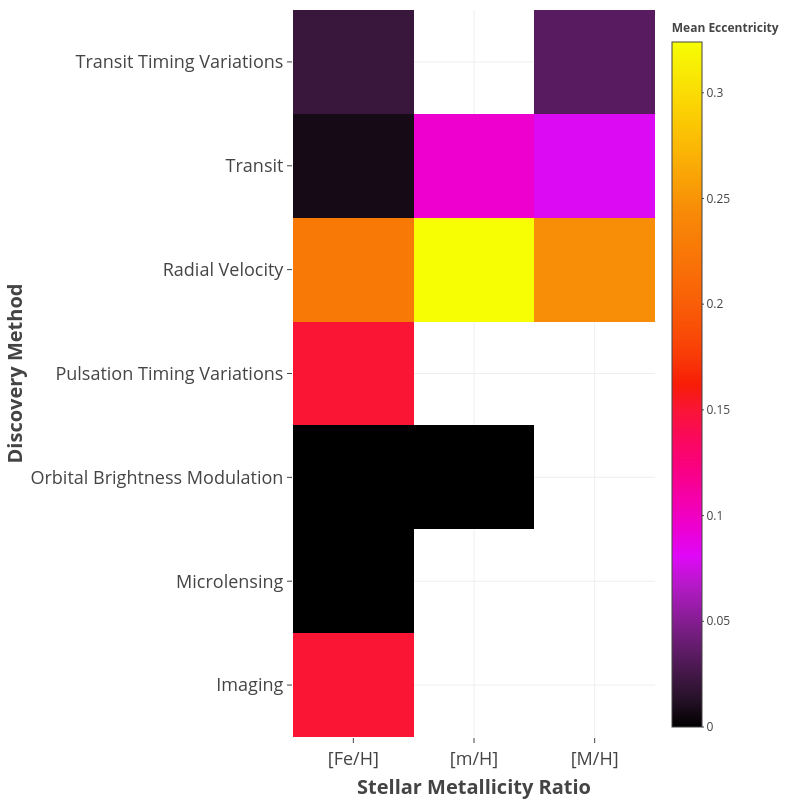

Here is the R script that generated this plot:

# Paths:
path_data = "data/"
path_lib = "renv/library/R-4.1/x86_64-pc-linux-gnu/"

# Packages:
require(dplyr, lib = path_lib)
require(readr, lib = path_lib)
require(RColorBrewer, lib = path_lib)
require(plotly, lib = path_lib)

# Dataset:
df = readr::read_csv(paste0(path_data, "nasa_exoplanets.csv")) %>%
         as.data.frame()
attr(df, "spec") = NULL
df_varnames = readr::read_csv(paste0(path_data, "nasa_exoplanets_var_names.csv")) %>%
                  as.data.frame()
attr(df_varnames, "spec") = NULL

# Variables:
x_var = "st_metratio"
x_var_name = (df_varnames %>%
                 dplyr::filter(var == x_var))$var_name
y_var = "discoverymethod"
y_var_name = (df_varnames %>%
                 dplyr::filter(var == y_var))$var_name
z_var = "pl_orbeccen"
z_var_name = (df_varnames %>%
                 dplyr::filter(var == z_var))$var_name

# Adapt the data:
df_plot = df %>%
              dplyr::select(all_of(x_var),
                            all_of(y_var),
                            all_of(z_var))
df_plot = df_plot %>% 
              tidyr::drop_na()
names(df_plot) = c("x_var", "y_var", "z_var")
my_formula = z_var ~ y_var + x_var
df_plot = xtabs(formula = my_formula,
                data = aggregate(formula = my_formula,
                                 data = df_plot,
                                 FUN = mean,
                                 drop = FALSE),
                na.action = "na.pass",
                sparse = TRUE)
x_vals = df_plot@Dimnames$x_var
y_vals = df_plot@Dimnames$y_var
df_plot = df_plot %>%
              as.matrix()

# Plot:
my_palette = c("#000000", "#E008F8", "#F81D08", "#F88A08", "#F7FE04")

p = plot_ly(
    x = x_vals,
    y = y_vals,
    z = df_plot,
    type = "heatmap",
    colors = my_palette,
    colorbar = list(
        title = paste0("<b>Mean ", z_var_name, "</b>"),
        len = 1
    ),
    hovertemplate = paste0("<b>",
                           x_var_name, ": %{x}<br>",
                           y_var_name, ": %{y}<br>",
                           "Mean ", z_var_name, ": %{z:}</b><extra></extra>")
) %>%
    layout(
        height = 800,
        width = 800,
        xaxis = list(
            title = paste0("<b>", x_var_name, "</b>"),
            titlefont = list(size = 20),
            tickfont = list(size = 18),
            categoryorder = "array"
        ),
        yaxis = list(
            title = paste0("<b>", y_var_name, "</b>"),
            titlefont = list(size = 20),
            tickfont = list(size = 18)
        ),
        margin = list(
            l = 10,
            r = 10,
            t = 10,
            b = 10
        ),
        hoverlabel = list(font = list(size = 18))
    )

p
